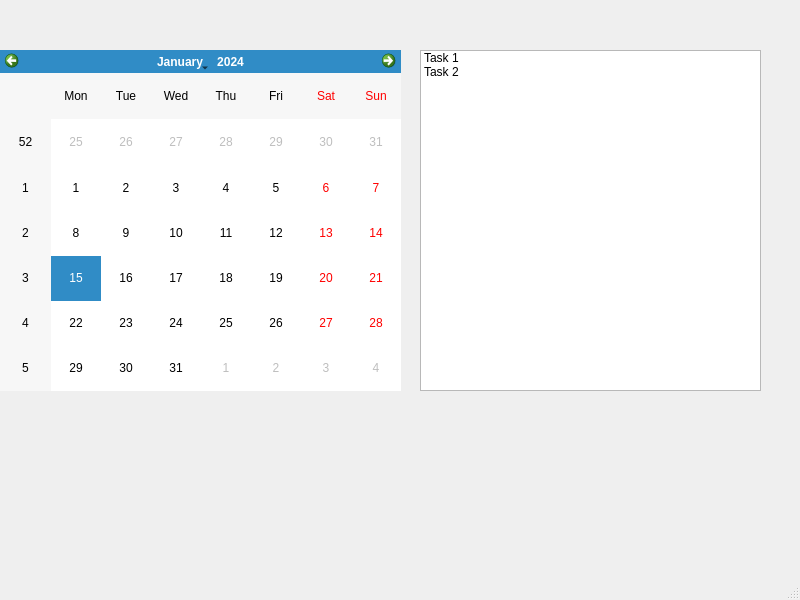
<?xml version="1.0" encoding="UTF-8"?>
<ui version="4.0">
 <class>MainWindow</class>
 <widget class="QMainWindow" name="MainWindow">
  <property name="geometry">
   <rect>
    <x>0</x>
    <y>0</y>
    <width>800</width>
    <height>600</height>
   </rect>
  </property>
  <property name="windowTitle">
   <string>MainWindow</string>
  </property>
  <widget class="QWidget" name="centralwidget">
   <widget class="QCalendarWidget" name="calendarWidget">
    <property name="geometry">
     <rect>
      <x>0</x>
      <y>50</y>
      <width>401</width>
      <height>341</height>
     </rect>
    </property>
   </widget>
   <widget class="QListWidget" name="listWidget">
    <property name="geometry">
     <rect>
      <x>420</x>
      <y>50</y>
      <width>341</width>
      <height>341</height>
     </rect>
    </property>
    <item>
     <property name="text">
      <string>Task 1</string>
     </property>
    </item>
    <item>
     <property name="text">
      <string>Task 2</string>
     </property>
     <property name="icon">
      <iconset>
       <normaloff>../../DSP/Signal-Viewer/Assets/draw.png</normaloff>../../DSP/Signal-Viewer/Assets/draw.png</iconset>
     </property>
    </item>
   </widget>
  </widget>
  <widget class="QMenuBar" name="menubar">
   <property name="geometry">
    <rect>
     <x>0</x>
     <y>0</y>
     <width>800</width>
     <height>26</height>
    </rect>
   </property>
  </widget>
  <widget class="QStatusBar" name="statusbar"/>
 </widget>
 <resources/>
 <connections/>
</ui>
